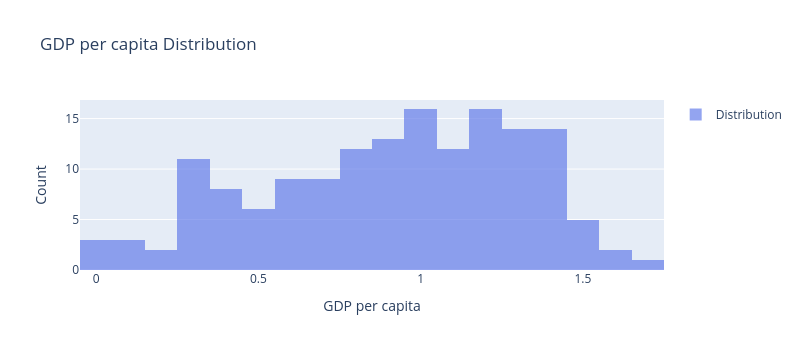
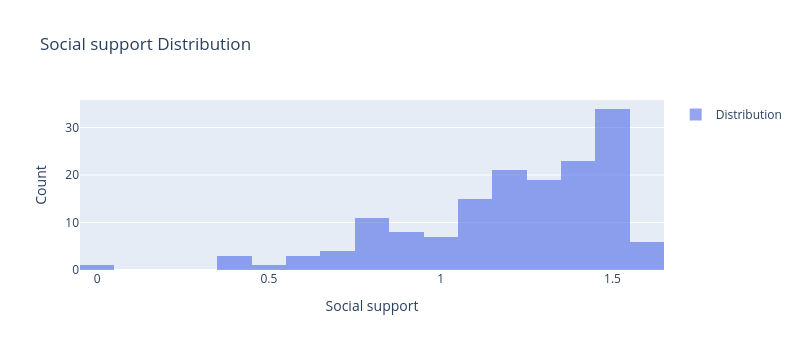
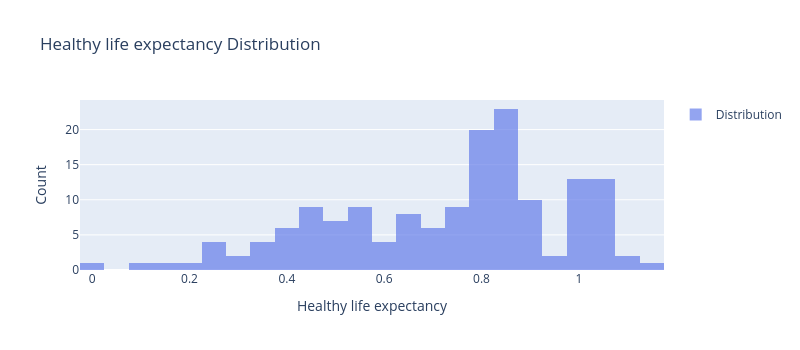
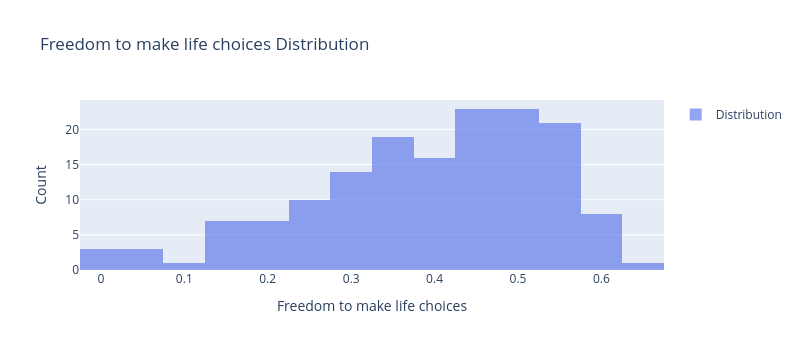

Notebook code for these charts, in order:
### Markdown cell above
## 3. Numerical Features Distribution

### Code cell
# Select numerical features for deep dive
features = ['GDP per capita', 'Social support', 'Healthy life expectancy', 'Freedom to make life choices', 'Generosity']

for feature in features:
    # Create histogram
    fig = go.Figure()

    fig.add_trace(go.Histogram(
        x=df[feature],
        nbinsx=30,
        name='Distribution',
        marker_color='#667eea',
        opacity=0.7
    ))

    fig.update_layout(
        title=f'{feature} Distribution',
        xaxis_title=feature,
        yaxis_title='Count',
        width=800,
        height=350,
        showlegend=True
    )

    fig.show()

    # Statistics
    print(f"{feature} Statistics:")
    print(f"  Mean: {df[feature].mean():.2f}")
    print(f"  Median: {df[feature].median():.2f}")
    print(f"  Std: {df[feature].std():.2f}")
    print(f"  Min: {df[feature].min():.2f}")
    print(f"  Max: {df[feature].max():.2f}")
    print("="*40)

### Figure 1 — Plotly figure (JSON) as saved in the notebook; plotly's stock layout.template omitted (floating-point values rounded to 4 significant figures; data arrays with more than 128 entries replaced by an {"elided": "..."} marker saying what was removed)
{"data": [{"marker": {"color": "#667eea"}, "name": "Distribution", "nbinsx": 30, "opacity": 0.7, "type": "histogram", "x": {"elided": "156 float values"}}], "layout": {"height": 350, "showlegend": true, "title": {"text": "GDP per capita Distribution"}, "width": 800, "xaxis": {"title": {"text": "GDP per capita"}}, "yaxis": {"title": {"text": "Count"}}}}

### Figure 2 — Plotly figure (JSON) as saved in the notebook; plotly's stock layout.template omitted (floating-point values rounded to 4 significant figures; data arrays with more than 128 entries replaced by an {"elided": "..."} marker saying what was removed)
{"data": [{"marker": {"color": "#667eea"}, "name": "Distribution", "nbinsx": 30, "opacity": 0.7, "type": "histogram", "x": {"elided": "156 float values"}}], "layout": {"height": 350, "showlegend": true, "title": {"text": "Social support Distribution"}, "width": 800, "xaxis": {"title": {"text": "Social support"}}, "yaxis": {"title": {"text": "Count"}}}}

### Figure 3 — Plotly figure (JSON) as saved in the notebook; plotly's stock layout.template omitted (floating-point values rounded to 4 significant figures; data arrays with more than 128 entries replaced by an {"elided": "..."} marker saying what was removed)
{"data": [{"marker": {"color": "#667eea"}, "name": "Distribution", "nbinsx": 30, "opacity": 0.7, "type": "histogram", "x": {"elided": "156 float values"}}], "layout": {"height": 350, "showlegend": true, "title": {"text": "Healthy life expectancy Distribution"}, "width": 800, "xaxis": {"title": {"text": "Healthy life expectancy"}}, "yaxis": {"title": {"text": "Count"}}}}

### Figure 4 — Plotly figure (JSON) as saved in the notebook; plotly's stock layout.template omitted (floating-point values rounded to 4 significant figures; data arrays with more than 128 entries replaced by an {"elided": "..."} marker saying what was removed)
{"data": [{"marker": {"color": "#667eea"}, "name": "Distribution", "nbinsx": 30, "opacity": 0.7, "type": "histogram", "x": {"elided": "156 float values"}}], "layout": {"height": 350, "showlegend": true, "title": {"text": "Freedom to make life choices Distribution"}, "width": 800, "xaxis": {"title": {"text": "Freedom to make life choices"}}, "yaxis": {"title": {"text": "Count"}}}}
